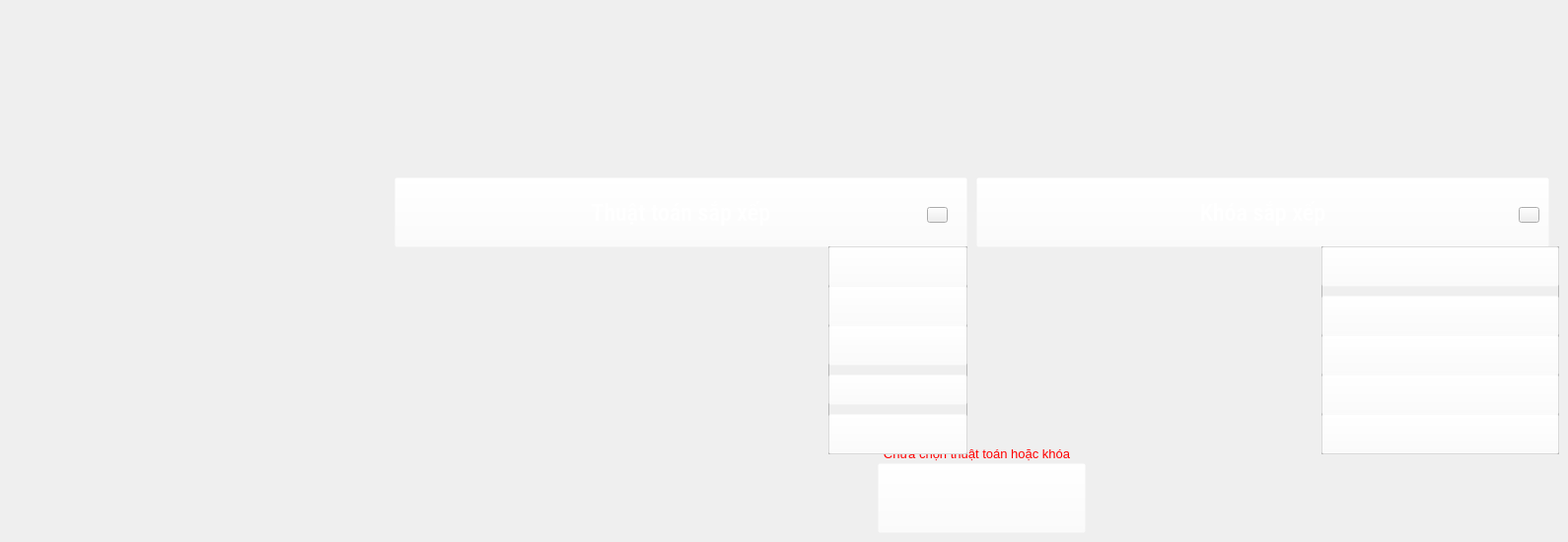
    <widget class="QWidget" name="SapXep">
     <property name="cursor">
      <cursorShape>PointingHandCursor</cursorShape>
     </property>
     <widget class="QPushButton" name="btnThuatToan_SapXep">
      <property name="geometry">
       <rect>
        <x>400</x>
        <y>180</y>
        <width>581</width>
        <height>71</height>
       </rect>
      </property>
      <property name="font">
       <font>
        <family>Roboto Condensed Medium</family>
        <pointsize>18</pointsize>
       </font>
      </property>
      <property name="styleSheet">
       <string notr="true">background-color: rgba(255, 255, 255, 0);
border-image: rgba(0, 0, 0, 0);
color:white</string>
      </property>
      <property name="text">
       <string>Thuật toán sắp xếp</string>
      </property>
     </widget>
     <widget class="QPushButton" name="btnKhoa_SapXep">
      <property name="geometry">
       <rect>
        <x>990</x>
        <y>180</y>
        <width>581</width>
        <height>71</height>
       </rect>
      </property>
      <property name="font">
       <font>
        <family>Roboto Condensed Medium</family>
        <pointsize>18</pointsize>
       </font>
      </property>
      <property name="cursor">
       <cursorShape>PointingHandCursor</cursorShape>
      </property>
      <property name="styleSheet">
       <string notr="true">background-color: rgba(255, 255, 255, 0);
border-image: rgba(0, 0, 0, 0);
color:white</string>
      </property>
      <property name="text">
       <string>Khóa sắp xếp</string>
      </property>
     </widget>
     <widget class="QPushButton" name="muiTenThuatToan_SapXep">
      <property name="geometry">
       <rect>
        <x>940</x>
        <y>210</y>
        <width>21</width>
        <height>16</height>
       </rect>
      </property>
      <property name="styleSheet">
       <string notr="true">border-image: url(:/MuiTen/SapXep/muiTenXuong.png);</string>
      </property>
      <property name="text">
       <string/>
      </property>
     </widget>
     <widget class="QPushButton" name="muiTenKhoa_SapXep">
      <property name="geometry">
       <rect>
        <x>1540</x>
        <y>210</y>
        <width>21</width>
        <height>16</height>
       </rect>
      </property>
      <property name="styleSheet">
       <string notr="true">border-image: url(:/MuiTen/SapXep/muiTenXuong.png);</string>
      </property>
      <property name="text">
       <string/>
      </property>
     </widget>
     <widget class="QPushButton" name="btnSapXep_SapXep">
      <property name="geometry">
       <rect>
        <x>890</x>
        <y>470</y>
        <width>211</width>
        <height>71</height>
       </rect>
      </property>
      <property name="cursor">
       <cursorShape>PointingHandCursor</cursorShape>
      </property>
      <property name="styleSheet">
       <string notr="true">background-color: rgba(255, 255, 255, 0);
border-image: rgba(0, 0, 0, 0);</string>
      </property>
      <property name="text">
       <string/>
      </property>
     </widget>
     <widget class="QFrame" name="ThuatToan_SapXep">
      <property name="geometry">
       <rect>
        <x>840</x>
        <y>250</y>
        <width>141</width>
        <height>211</height>
       </rect>
      </property>
      <property name="styleSheet">
       <string notr="true">border-image: url(:/Select/SapXep/SelectThuatToan.png);</string>
      </property>
      <property name="frameShape">
       <enum>QFrame::StyledPanel</enum>
      </property>
      <property name="frameShadow">
       <enum>QFrame::Raised</enum>
      </property>
      <widget class="QPushButton" name="chen_SapXep">
       <property name="geometry">
        <rect>
         <x>0</x>
         <y>40</y>
         <width>141</width>
         <height>41</height>
        </rect>
       </property>
       <property name="cursor">
        <cursorShape>PointingHandCursor</cursorShape>
       </property>
       <property name="styleSheet">
        <string notr="true">background-color: rgba(255, 255, 255, 0);
border-image: rgba(0, 0, 0, 0);</string>
       </property>
       <property name="text">
        <string/>
       </property>
      </widget>
      <widget class="QPushButton" name="noiBot_SapXep">
       <property name="geometry">
        <rect>
         <x>0</x>
         <y>80</y>
         <width>141</width>
         <height>41</height>
        </rect>
       </property>
       <property name="cursor">
        <cursorShape>PointingHandCursor</cursorShape>
       </property>
       <property name="styleSheet">
        <string notr="true">background-color: rgba(255, 255, 255, 0);
border-image: rgba(0, 0, 0, 0);</string>
       </property>
       <property name="text">
        <string/>
       </property>
      </widget>
      <widget class="QPushButton" name="QuickSort_SapXep">
       <property name="geometry">
        <rect>
         <x>0</x>
         <y>130</y>
         <width>141</width>
         <height>31</height>
        </rect>
       </property>
       <property name="cursor">
        <cursorShape>PointingHandCursor</cursorShape>
       </property>
       <property name="styleSheet">
        <string notr="true">background-color: rgba(255, 255, 255, 0);
border-image: rgba(0, 0, 0, 0);</string>
       </property>
       <property name="text">
        <string/>
       </property>
      </widget>
      <widget class="QPushButton" name="MergeSort_SapXep">
       <property name="geometry">
        <rect>
         <x>0</x>
         <y>170</y>
         <width>141</width>
         <height>41</height>
        </rect>
       </property>
       <property name="cursor">
        <cursorShape>PointingHandCursor</cursorShape>
       </property>
       <property name="styleSheet">
        <string notr="true">background-color: rgba(255, 255, 255, 0);
border-image: rgba(0, 0, 0, 0);</string>
       </property>
       <property name="text">
        <string/>
       </property>
      </widget>
      <widget class="QPushButton" name="chon_SapXep">
       <property name="geometry">
        <rect>
         <x>0</x>
         <y>0</y>
         <width>141</width>
         <height>41</height>
        </rect>
       </property>
       <property name="cursor">
        <cursorShape>PointingHandCursor</cursorShape>
       </property>
       <property name="styleSheet">
        <string notr="true">background-color: rgba(255, 255, 255, 0);
border-image: rgba(0, 0, 0, 0);
</string>
       </property>
       <property name="text">
        <string/>
       </property>
      </widget>
     </widget>
     <widget class="QFrame" name="KhoaSapXep_SapXep">
      <property name="geometry">
       <rect>
        <x>1340</x>
        <y>250</y>
        <width>241</width>
        <height>211</height>
       </rect>
      </property>
      <property name="styleSheet">
       <string notr="true">border-image: url(:/Select/SapXep/SelectKhoa.png);</string>
      </property>
      <property name="frameShape">
       <enum>QFrame::StyledPanel</enum>
      </property>
      <property name="frameShadow">
       <enum>QFrame::Raised</enum>
      </property>
      <widget class="QPushButton" name="MaLop_SapXep">
       <property name="geometry">
        <rect>
         <x>0</x>
         <y>0</y>
         <width>241</width>
         <height>41</height>
        </rect>
       </property>
       <property name="cursor">
        <cursorShape>PointingHandCursor</cursorShape>
       </property>
       <property name="styleSheet">
        <string notr="true">background-color: rgba(255, 255, 255, 0);
border-image: rgba(0, 0, 0, 0);</string>
       </property>
       <property name="text">
        <string/>
       </property>
      </widget>
      <widget class="QPushButton" name="MaSinhVien_SapXep">
       <property name="geometry">
        <rect>
         <x>0</x>
         <y>50</y>
         <width>241</width>
         <height>41</height>
        </rect>
       </property>
       <property name="cursor">
        <cursorShape>PointingHandCursor</cursorShape>
       </property>
       <property name="styleSheet">
        <string notr="true">background-color: rgba(255, 255, 255, 0);
border-image: rgba(0, 0, 0, 0);</string>
       </property>
       <property name="text">
        <string/>
       </property>
      </widget>
      <widget class="QPushButton" name="HoVaTen_SapXep">
       <property name="geometry">
        <rect>
         <x>0</x>
         <y>90</y>
         <width>241</width>
         <height>41</height>
        </rect>
       </property>
       <property name="cursor">
        <cursorShape>PointingHandCursor</cursorShape>
       </property>
       <property name="styleSheet">
        <string notr="true">background-color: rgba(255, 255, 255, 0);
border-image: rgba(0, 0, 0, 0);

</string>
       </property>
       <property name="text">
        <string/>
       </property>
      </widget>
      <widget class="QPushButton" name="NgaySinh_SapXep">
       <property name="geometry">
        <rect>
         <x>0</x>
         <y>130</y>
         <width>241</width>
         <height>41</height>
        </rect>
       </property>
       <property name="cursor">
        <cursorShape>PointingHandCursor</cursorShape>
       </property>
       <property name="styleSheet">
        <string notr="true">background-color: rgba(255, 255, 255, 0);
border-image: rgba(0, 0, 0, 0);</string>
       </property>
       <property name="text">
        <string/>
       </property>
      </widget>
      <widget class="QPushButton" name="DTB_SapXep">
       <property name="geometry">
        <rect>
         <x>0</x>
         <y>170</y>
         <width>241</width>
         <height>41</height>
        </rect>
       </property>
       <property name="cursor">
        <cursorShape>PointingHandCursor</cursorShape>
       </property>
       <property name="styleSheet">
        <string notr="true">background-color: rgba(255, 255, 255, 0);
border-image: rgba(0, 0, 0, 0);
</string>
       </property>
       <property name="text">
        <string/>
       </property>
      </widget>
     </widget>
     <widget class="QLabel" name="warning_SapXep">
      <property name="geometry">
       <rect>
        <x>730</x>
        <y>440</y>
        <width>521</width>
        <height>41</height>
       </rect>
      </property>
      <property name="styleSheet">
       <string notr="true">background-color: rgba(255, 255, 255, 0);
border-image: rgba(0, 0, 0, 0);</string>
      </property>
      <property name="text">
       <string>&lt;html&gt;&lt;head/&gt;&lt;body&gt;&lt;p align=&quot;center&quot;&gt;&lt;span style=&quot; font-size:10pt; color:#ff0000;&quot;&gt;Chưa chọn thuật toán hoặc khóa&lt;/span&gt;&lt;/p&gt;&lt;/body&gt;&lt;/html&gt;</string>
      </property>
     </widget>
     <zorder>warning_SapXep</zorder>
     <zorder>btnThuatToan_SapXep</zorder>
     <zorder>btnKhoa_SapXep</zorder>
     <zorder>muiTenThuatToan_SapXep</zorder>
     <zorder>muiTenKhoa_SapXep</zorder>
     <zorder>btnSapXep_SapXep</zorder>
     <zorder>ThuatToan_SapXep</zorder>
     <zorder>KhoaSapXep_SapXep</zorder>
    </widget>
